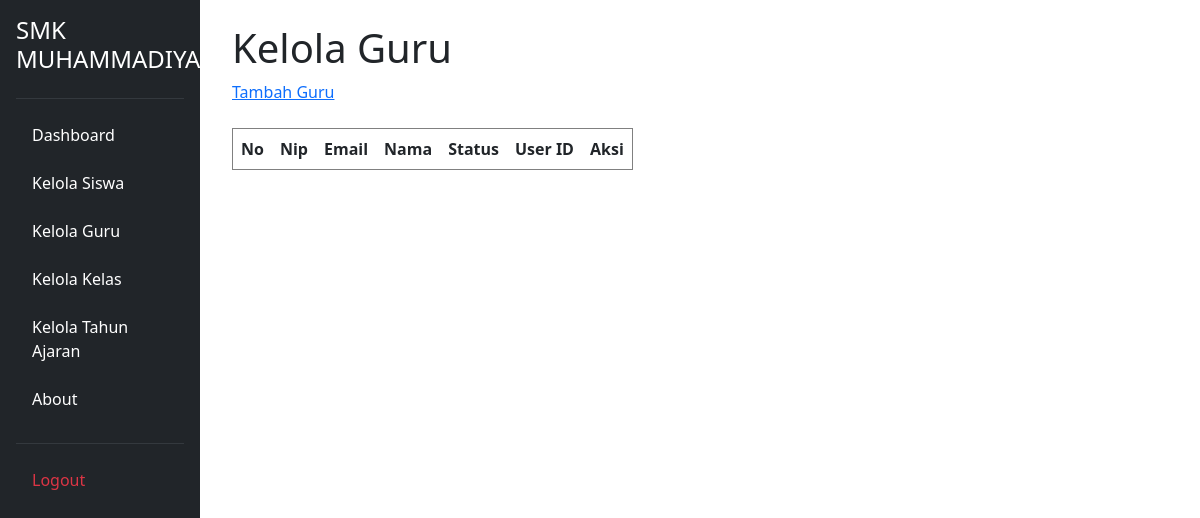
Page /admin/kelola_guru/index.php (signed in) on the earlier database version.
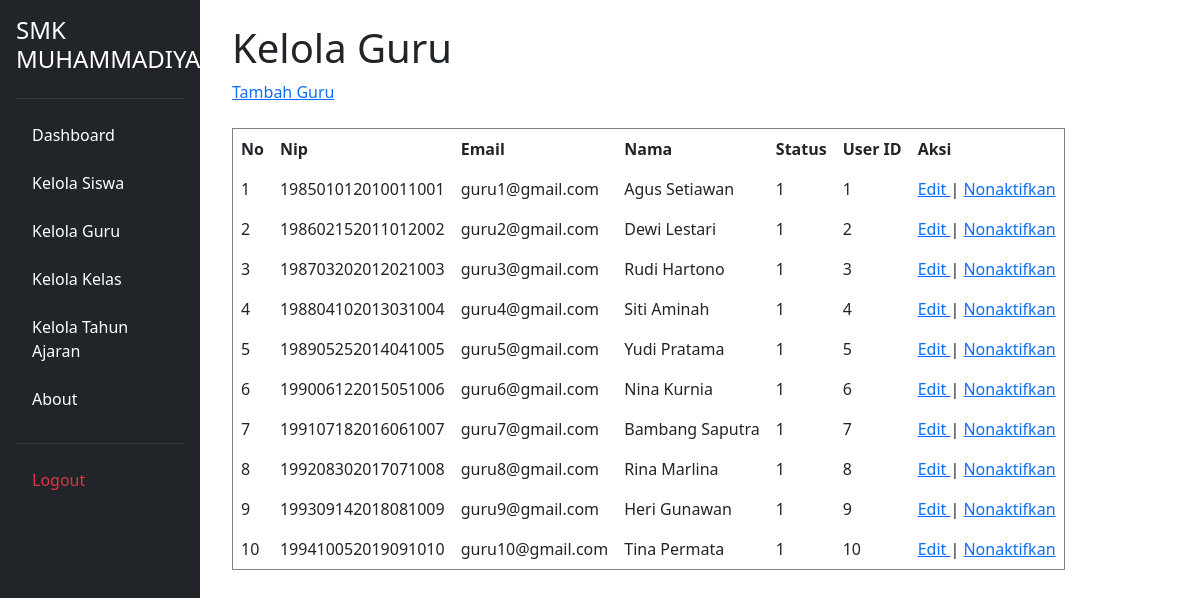
Same page on the later database version.
### tables this page shows
CREATE TABLE `t_guru` (
  `id` int(11) NOT NULL,
  `nip` varchar(30) NOT NULL,
  `nama` varchar(150) NOT NULL,
  `email` varchar(150) NOT NULL,
  `status_aktif` tinyint(1) NOT NULL,
  `user_id` int(11) NOT NULL,
  `created_at` timestamp NOT NULL DEFAULT current_timestamp(),
  `updated_at` timestamp NOT NULL DEFAULT current_timestamp()
);

### admin/kelola_guru/index.php (the view, shortened to what this page needs)
<?php
require_once __DIR__ . "/../../config/koneksi.php";
$query = mysqli_query($conn, "SELECT * FROM t_guru");
?>
<!DOCTYPE html>
<html lang="id">
<head>
    <link href="https://cdn.jsdelivr.net/npm/bootstrap@5.3.8/dist/css/bootstrap.min.css"
          rel="stylesheet">
</head>
<body>
<div class="container-fluid">
<table width="100%" border="0">
    <tr>
        <td width="200" valign="top">
            <?php require_once "../../layout/sidebar.php"; ?>
        </td>
        <td class="col-md-9 col-lg-10 p-4 main-content">
            <h1>Kelola Guru</h1>
            <a href="tambah.php">
                Tambah Guru
            </a>
            <br><br>
            <table border="1" cellpadding="8">
                <tr>
                    <th>No</th>
                    <th>Nip</th>
                    <th>Email</th>
                    <th>Nama</th>
                    <th>Status</th>
                    <th>User ID</th>
                    <th>Aksi</th>
                </tr>
                <?php
                $no = 1;
                while ($guru = mysqli_fetch_assoc($query)) {
                ?>
                    <tr>
                        <td>
                            <?= $no++; ?>
                        </td>
                        <td>
                            <?= htmlspecialchars($guru['nip']); ?>
                        </td>
                        <td>
                            <?= htmlspecialchars($guru['email']); ?>
                        </td>
                        <td>
                            <?= htmlspecialchars($guru['nama']); ?>
                        </td>
                        <td>
                            <?= htmlspecialchars($guru['status_aktif']); ?>
                        </td>
                        <td>
                            <?= htmlspecialchars($guru['user_id']); ?>
                        </td>
                        <td>
                            <a href="edit.php?id=<?= $guru['id']; ?>">
                                Edit
                            </a>
                            |
                            <a href="hapus.php?id=<?= $guru['id']; ?>">
                                Nonaktifkan
                            </a>
                        </td>
                    </tr>
                <?php } ?>
            </table>
</td>
    </tr>
</table>
</div>
</body>
</html>

### layout/sidebar.php (shortened to what this page needs)
<div class="col-md-3 col-lg-2 bg-dark min-vh-100 p-3 sidebar">
    <h4 class="text-white mb-4">
        SMK MUHAMMADIYAH
    </h4>
    <hr class="text-secondary">
    <?php if ($_SESSION['user_role'] == 'admin') { ?>
        <ul class="nav nav-pills flex-column">
            <li class="nav-item mb-2">
                <a href="/UKK-2026/dashboard.php"
                   class="nav-link menu-sidebar">
                    Dashboard
                </a>
            </li>
            <li class="nav-item mb-2">
                <a href="/UKK-2026/admin/kelola_siswa/index.php"
                   class="nav-link menu-sidebar">
                    Kelola Siswa
                </a>
            </li>
            <li class="nav-item mb-2">
                <a href="/UKK-2026/admin/kelola_guru/index.php"
                   class="nav-link menu-sidebar">
                    Kelola Guru
                </a>
            </li>
            <li class="nav-item mb-2">
                <a href="/UKK-2026/admin/kelola_kelas/index.php"
                   class="nav-link menu-sidebar">
                    Kelola Kelas
                </a>
            </li>
            <li class="nav-item mb-2">
                <a href="/UKK-2026/admin/kelola_tahun_ajaran/index.php"
                   class="nav-link menu-sidebar">
                    Kelola Tahun Ajaran
                </a>
            </li>
            <li class="nav-item mb-2">
                <a href="/UKK-2026/about.php"
                   class="nav-link menu-sidebar">
                    About
                </a>
            </li>
            <hr class="text-secondary">
            <li class="nav-item">
                <a href="/UKK-2026/logout.php"
                   class="nav-link text-danger">
                    Logout
                </a>
            </li>
        </ul>
    <?php } ?>
</div>

### admin/kelola_guru/index.php (style rules this page uses)
.sidebar { position: fixed; top: 0; left: 0; bottom: 0; overflow-y: auto; z-index: 1000; }
.main-content { margin-left: 16.666667%; }
.menu-sidebar { color: white; background-color: transparent; transition: 0.3s; }

Differences in the rows shown:
added t_guru: nip "198501012010011001", email "guru1@gmail.com", nama "Agus Setiawan", status_aktif "1", user "1"
added t_guru: nip "198602152011012002", email "guru2@gmail.com", nama "Dewi Lestari", status_aktif "1", user "2"
added t_guru: nip "198703202012021003", email "guru3@gmail.com", nama "Rudi Hartono", status_aktif "1", user "3"
added t_guru: nip "198804102013031004", email "guru4@gmail.com", nama "Siti Aminah", status_aktif "1", user "4"
added t_guru: nip "198905252014041005", email "guru5@gmail.com", nama "Yudi Pratama", status_aktif "1", user "5"
added t_guru: nip "199006122015051006", email "guru6@gmail.com", nama "Nina Kurnia", status_aktif "1", user "6"
added t_guru: nip "199107182016061007", email "guru7@gmail.com", nama "Bambang Saputra", status_aktif "1", user "7"
added t_guru: nip "199208302017071008", email "guru8@gmail.com", nama "Rina Marlina", status_aktif "1", user "8"
added t_guru: nip "199309142018081009", email "guru9@gmail.com", nama "Heri Gunawan", status_aktif "1", user "9"
added t_guru: nip "199410052019091010", email "guru10@gmail.com", nama "Tina Permata", status_aktif "1", user "10"
